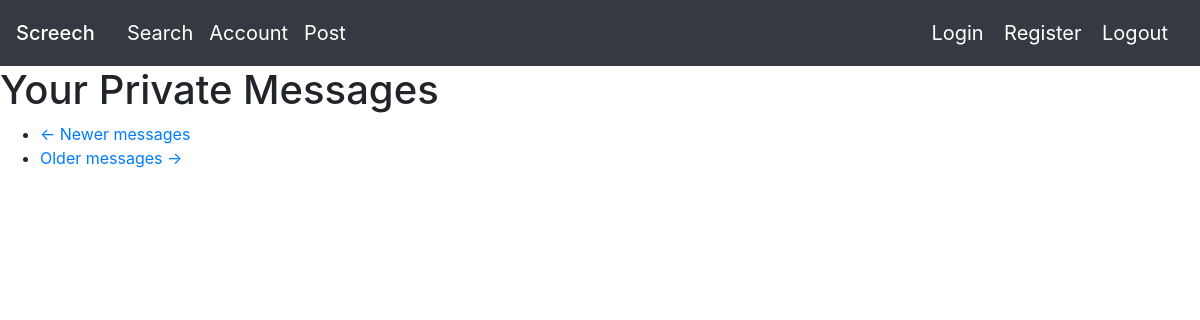
/messages (signed in), run on an earlier commit of the app's database.
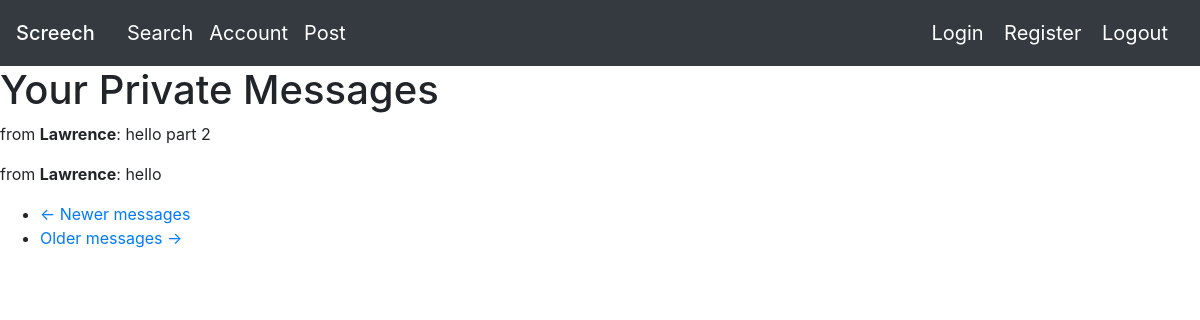
And on a later commit of the database.
### app/models.py (models this page shows, shortened)
class Message(db.Model):
    id = db.Column(db.Integer, primary_key=True)
    sender_id = db.Column(db.Integer, db.ForeignKey('user.id'))
    recipient_id = db.Column(db.Integer, db.ForeignKey('user.id'))
    body = db.Column(db.String(140))
    timestamp = db.Column(db.DateTime, index=True, default=datetime.utcnow)

class User(db.Model, UserMixin):
    id = db.Column(db.Integer, primary_key = True)
    username = db.Column(db.String(15))
    name = db.Column(db.String(15))
    password = db.Column(db.String(200))
    email = db.Column(db.String(32), unique = True)
    last_message_read_time = db.Column(db.DateTime)
    num_new_private_messages = db.Column(db.Integer)
    followed = db.relationship(
        'User', secondary=followers,
        primaryjoin=(followers.c.follower_id == id),
        secondaryjoin=(followers.c.followed_id == id),
        backref=db.backref('followers', lazy='dynamic'), lazy='dynamic')
    messages_sent = db.relationship('Message',
                                    foreign_keys='Message.sender_id',
                                    backref='author', lazy='dynamic')
    messages_received = db.relationship('Message',
                                        foreign_keys='Message.recipient_id',
                                        backref='recipient', lazy='dynamic')
    def zero_new_private_messages(self):
        self.num_new_private_messages = 0

### app/routes.py (the view)
@myapp_obj.route('/messages')
@login_required
def messages():
    db.session.commit()
    current_user.last_message_read_time = datetime.utcnow()
    page = request.args.get('page', 1, type=int)
    messages = current_user.messages_received.order_by(
        Message.timestamp.desc()).paginate(
            page=page, per_page=myapp_obj.config['POSTS_PER_PAGE'],
            error_out=False)
    next_url = url_for('messages', page=messages.next_num) \
        if messages.has_next else None
    prev_url = url_for('messages', page=messages.prev_num) \
        if messages.has_prev else None
    current_user.zero_new_private_messages()
    db.session.commit()
    return render_template('messages.html', messages=messages,
                           next_url=next_url, prev_url=prev_url, User=User)

### app/models.py (called while the page is built)
@login.user_loader
def load_user(id):
    return User.query.get(int(id))

### app/templates/messages.html
{% extends "base.html" %}
{% block mycontent %}
    <h1> Your Private Messages </h1>
    {% for post in messages.items %}
        <P>
            from <b>{{ User.query.get(post.sender_id).name }}</b>:  {{ post.body }}
        </P>
    {% endfor %}
    <nav aria-label="...">
        <ul class="pager">
            <li class="previous{% if not prev_url %} disabled{% endif %}">
                <a href="{{ prev_url or '#' }}">
                    <span aria-hidden="true">&larr;</span> {{ ('Newer messages') }}
                </a>
            </li>
            <li class="next{% if not next_url %} disabled{% endif %}">
                <a href="{{ next_url or '#' }}">
                    {{ ('Older messages') }} <span aria-hidden="true">&rarr;</span>
                </a>
            </li>
        </ul>
    </nav>
{% endblock %}

What changed in the data, as far as the page shows it:
added Message: body "hello part 2"
now on this page (row edited): User: query.get "Lawrence"
added Message: body "hello"
